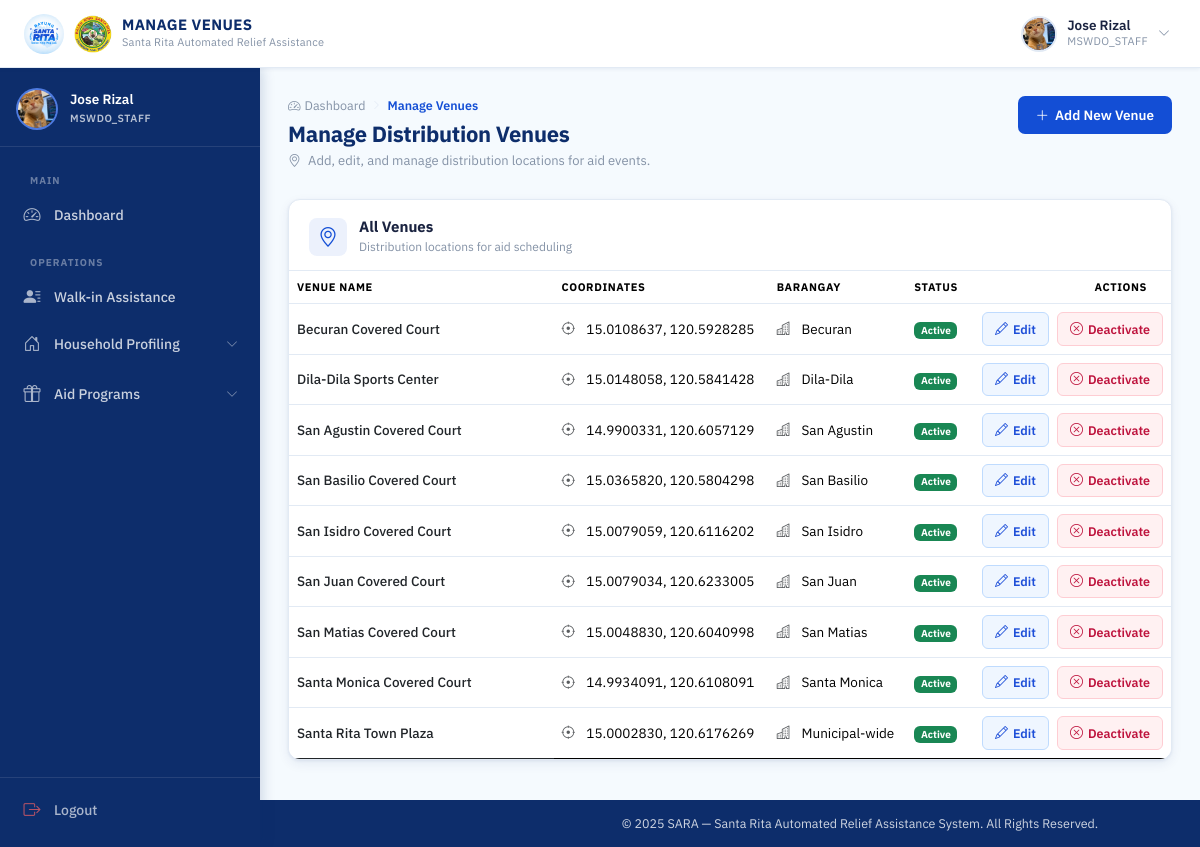
Screenshot of /mswdo/venues/ (signed in) with the database file from the repository.
### accounts/models.py (models this page shows, shortened)
class User(AbstractUser):
    ROLE_CHOICES = (
        ('MSWDO', 'MSWDO Admin'),
        ('MSWDO_STAFF', 'MSWDO Staff'),
        ('BARANGAY', 'Barangay Admin'),
    )
    email = models.EmailField(unique=True)
    role = models.CharField(max_length=20, choices=ROLE_CHOICES)
    barangay = models.ForeignKey(
        'Barangay', on_delete=models.SET_NULL, blank=True, null=True, related_name='users'
    )
    is_active = models.BooleanField(default=True)
    middle_name = models.CharField(max_length=150, blank=True)
    suffix = models.CharField(max_length=10, blank=True, null=True)
    position = models.CharField(max_length=100, blank=True)
    birth_place = models.CharField(max_length=200, blank=True)
    CIVIL_STATUS_CHOICES = (
        ('SINGLE', 'Single'),
        ('MARRIED', 'Married'),
        ('WIDOWED', 'Widowed'),
        ('SEPARATED', 'Separated'),
        ('ANNULLED', 'Annulled'),
    )
    civil_status = models.CharField(max_length=20, choices=CIVIL_STATUS_CHOICES, blank=True)
    citizenship = models.CharField(max_length=100, blank=True, default='Filipino')
    must_change_password = models.BooleanField(default=False)
    SEX_CHOICES = (
        ('M', 'Male'),
        ('F', 'Female'),
    )
    sex = models.CharField(max_length=1, choices=SEX_CHOICES, blank=True)
    birthdate = models.DateField(blank=True, null=True)
    contact_number = models.CharField(
        max_length=13,
        blank=True,
        validators=[
            RegexValidator(
                regex=r'^(09|\+639)\d{9}$',
                message="Phone number must be entered in the format: '09XXXXXXXXX' or '+639XXXXXXXXX'."
            )
        ]
    )
    profile_image = models.ImageField(upload_to=user_profile_image_path, blank=True, null=True)

class Barangay(models.Model):
    name = models.CharField(max_length=100, unique=True)

### distribution/models.py (models this page shows, shortened)
class DistributionVenue(models.Model):
    name = models.CharField(max_length=255, help_text="Venue name (e.g., Santa Rita Town Plaza)")
    latitude = models.DecimalField(max_digits=10, decimal_places=7, help_text="Latitude coordinate")
    longitude = models.DecimalField(max_digits=10, decimal_places=7, help_text="Longitude coordinate")
    barangay = models.ForeignKey(
        Barangay,
        on_delete=models.SET_NULL,
        null=True,
        blank=True,
        help_text="Associated barangay (optional - some venues like town plaza are municipal-wide)"
    )
    is_active = models.BooleanField(default=True, help_text="Active venues appear in location picker. Deactivate instead of deleting to preserve history.")
    created_at = models.DateTimeField(auto_now_add=True)
    updated_at = models.DateTimeField(auto_now=True)
    class Meta:
        ordering = ['name']
        verbose_name = 'Distribution Venue'
        verbose_name_plural = 'Distribution Venues'

### distribution/views.py (the view)
# urls.py: path('mswdo/venues/', views.venue_list, name='venue_list'),
@login_required
@session_protected
def venue_list(request):
    if request.user.role not in ('MSWDO', 'MSWDO_STAFF'):
        return HttpResponseForbidden("Access Denied")
    venues = DistributionVenue.objects.select_related('barangay').all()
    return render(request, 'distribution/venue_list.html', {
        'venues': venues,
    })

### accounts/context_processors.py (called while the page is built)
def auth_required(request):
    return {
        'requires_auth': request.user.is_authenticated
    }

### distribution/templates/distribution/venue_list.html (shortened to what this page needs)
{% extends 'base.html' %}
{% load static %}
{% block navbar_title %}MANAGE VENUES{% endblock %}
{% block css %}
<link rel="stylesheet" href="{% static 'css/mswdo_dashboard.css' %}">
<link rel="stylesheet" href="{% static 'css/barangay_accounts.css' %}">
{% endblock %}
{% block content %}
<div class="dash-page-header">
  <div>
    <div class="page-breadcrumb">
      <a href="{% url 'mswdo_dashboard' %}" class="breadcrumb-link">
        <i class="bi bi-speedometer2"></i> Dashboard
      </a>
      <i class="bi bi-chevron-right breadcrumb-sep"></i>
      <span class="breadcrumb-current">Manage Venues</span>
    </div>
    <h1 class="dash-page-title">Manage Distribution Venues</h1>
    <p class="dash-page-sub">
      <i class="bi bi-geo-alt me-1"></i> Add, edit, and manage distribution locations for aid events.
    </p>
  </div>
  <div>
    <a href="{% url 'venue_add' %}" class="btn-dash-primary">
      <i class="bi bi-plus-lg"></i> Add New Venue
    </a>
  </div>
</div>
<div class="dash-panel mt-4">
  <div class="dash-panel__header">
    <div class="dash-panel__header-left">
      <i class="bi bi-geo-alt dash-panel__icon"></i>
      <div>
        <h2 class="dash-panel__title">All Venues</h2>
        <p class="dash-panel__sub">Distribution locations for aid scheduling</p>
      </div>
    </div>
  </div>
  <div class="dash-panel__body p-0">
    <div class="table-responsive">
      <table class="table acct-table mb-0">
        <thead>
          <tr>
            <th class="acct-th" style="width: 30%;">Venue Name</th>
            <th class="acct-th">Coordinates</th>
            <th class="acct-th">Barangay</th>
            <th class="acct-th">Status</th>
            <th class="acct-th text-end pe-4">Actions</th>
          </tr>
        </thead>
        <tbody>
          {% for venue in venues %}
          <tr class="acct-row">
            <td class="acct-td fw-medium text-dark">
              {{ venue.name }}
            </td>
            <td class="acct-td">
              <i class="bi bi-crosshair text-muted me-2"></i>
              {{ venue.latitude }}, {{ venue.longitude }}
            </td>
            <td class="acct-td">
              <i class="bi bi-buildings text-muted me-2"></i>
              {{ venue.barangay.name|default:"Municipal-wide" }}
            </td>
            <td class="acct-td">
              {% if venue.is_active %}
                <span class="badge bg-success">Active</span>
              {% else %}
                <span class="badge bg-secondary">Inactive</span>
              {% endif %}
            </td>
            <td class="acct-td acct-td--actions">
              <div class="acct-actions">
                <a href="{% url 'venue_edit' venue.id %}" class="acct-btn acct-btn--edit">
                  <i class="bi bi-pencil"></i><span>Edit</span>
                </a>
                {% if venue.is_active %}
                  <form action="{% url 'venue_deactivate' venue.id %}" method="post" class="d-inline">
                    <button type="submit" class="acct-btn acct-btn--deactivate" onclick="return confirm('Deactivate this venue? It will no longer appear in location pickers.')">
                      <i class="bi bi-x-circle"></i><span>Deactivate</span>
                    </button>
                  </form>
                {% endif %}
              </div>
            </td>
          </tr>
          {% endfor %}
        </tbody>
      </table>
    </div>
  </div>
</div>
{% endblock %}

### templates/base.html (shortened to what this page needs)
{% load static %}
<!DOCTYPE html>
<html lang="en">
<head>
  <link href="https://cdn.jsdelivr.net/npm/bootstrap@5.3.2/dist/css/bootstrap.min.css" rel="stylesheet">
  <link href="https://cdn.jsdelivr.net/npm/bootstrap-icons@1.11.3/font/bootstrap-icons.min.css" rel="stylesheet">
  <link rel="stylesheet" href="{% static 'css/base.css' %}">
  <link rel="stylesheet" href="{% static 'css/_responsive.css' %}">
  <link rel="stylesheet" href="{% static 'css/scan_rfid.css' %}">
  <link rel="stylesheet" href="{% static 'css/loading_modal.css' %}">
  {% block css %}{% endblock %}
</head>
<body>
  <div class="page-wrapper">
    <nav class="topbar" id="topbar">
      <div class="topbar-left">
        <a class="topbar-brand" href="#">
          <img src="{% static 'images/logo.jpg' %}" alt="SARA Logo" class="topbar-logo">
          <img src="{% static 'images/SRP.png' %}" alt="SRP Logo" class="topbar-logo topbar-logo--srp">
          <div class="topbar-title-group">
            <span class="topbar-title">{% block navbar_title %}SARA SYSTEM{% endblock %}</span>
            <span class="topbar-subtitle">Santa Rita Automated Relief Assistance</span>
          </div>
        </a>
      </div>
      <div class="topbar-right">
        {% if user.is_authenticated %}
        <div class="topbar-user" id="userDropdownToggle">
          <div class="topbar-avatar">
            {% if user.profile_image %}
            <img src="{{ user.profile_image.url }}" alt="{{ user.get_full_name }}">
            {% else %}
            <span class="avatar-initials">
              {{ user.first_name|first|upper }}{{ user.last_name|first|upper }}
            </span>
            {% endif %}
          </div>
          <div class="topbar-user-info">
            <span class="topbar-username">{{ user.get_full_name|default:user.username }}</span>
            <span class="topbar-role">{{ user.role|default:"User" }}</span>
          </div>
          <i class="bi bi-chevron-down topbar-chevron" id="userChevron"></i>
        </div>
        {% endif %}
      </div>
    </nav>
    {% if user.is_authenticated and not hide_sidebar %}
    <aside class="sidebar" id="sidebar">
      <div class="sidebar-header">
        <div class="sidebar-user-card">
          <div class="sidebar-avatar">
            {% if user.profile_image %}
            <img src="{{ user.profile_image.url }}" alt="{{ user.get_full_name }}">
            {% else %}
            <span class="avatar-initials avatar-initials--lg">
              {{ user.first_name|first|upper }}{{ user.last_name|first|upper }}
            </span>
            {% endif %}
          </div>
          <div class="sidebar-user-info">
            <span class="sidebar-username">{{ user.get_full_name|default:user.username }}</span>
            <span class="sidebar-role-badge">{{ user.role|default:"User" }}</span>
          </div>
        </div>
      </div>
      <nav class="sidebar-body">
        <ul class="sidebar-nav">
          {% if user.role == 'MSWDO_STAFF' %}
          <li class="sidebar-section-label">Main</li>
          <li class="sidebar-item">
            <a href="{% url 'staff_dashboard' %}"
              class="sidebar-link {% if request.resolver_match.url_name == 'staff_dashboard' %}active{% endif %}">
              <i class="bi bi-speedometer2"></i>
              <span>Dashboard</span>
            </a>
          </li>
          <li class="sidebar-section-label">Operations</li>
          <li class="sidebar-item">
            <a href="{% url 'staff_walkin' %}"
              class="sidebar-link {% if request.resolver_match.url_name == 'staff_walkin' %}active{% endif %}">
              <i class="bi bi-person-lines-fill"></i>
              <span>Walk-in Assistance</span>
            </a>
          </li>
          <li class="sidebar-item sidebar-item--accordion">
            <button class="sidebar-link sidebar-accordion-btn" data-target="staffHouseholdSubmenu"
              aria-expanded="false">
              <i class="bi bi-house-door"></i>
              <span>Household Profiling</span>
              <i class="bi bi-chevron-down sidebar-arrow"></i>
            </button>
          </li>
          <li class="sidebar-item sidebar-item--accordion">
            <button class="sidebar-link sidebar-accordion-btn" data-target="staffAidSubmenu" aria-expanded="false">
              <i class="bi bi-gift"></i>
              <span>Aid Programs</span>
              <i class="bi bi-chevron-down sidebar-arrow"></i>
            </button>
          </li>
          {% endif %}
        </ul>
      </nav>
      <div class="sidebar-footer">
        <a href="{% url 'logout' %}" class="sidebar-link sidebar-logout">
          <i class="bi bi-box-arrow-right"></i>
          <span>Logout</span>
        </a>
      </div>
    </aside>
    {% endif %}
    <main class="{% if user.is_authenticated and not hide_sidebar %}main-content{% endif %}">
      {% block content %}{% endblock %}
    </main>
    <footer
      class="{% if user.is_authenticated and not hide_sidebar %}footer footer--dashboard{% else %}footer{% endif %}">
      <div class="footer-content">
        <p>&copy; 2025 SARA &mdash; Santa Rita Automated Relief Assistance System. All Rights Reserved.</p>
      </div>
    </footer>
  </div>
</body>
</html>

### static/css/_responsive.css (style rules this page uses)
html, body { overflow-x: hidden; max-width: 100%; }
.page-wrapper, .main-content, .logform, .form-container { max-width: 100%; box-sizing: border-box; }

### static/css/scan_rfid.css (style rules this page uses)
.acct-table th { position: sticky; top: 0; z-index: 10; background: var(--bg-card); }

### static/css/mswdo_dashboard.css (style rules this page uses)
:root { --card-radius: 12px; --panel-radius: 12px; --shadow-card: 0 1px 3px rgba(13, 45, 107, 0.07), 0 4px 12px rgba(13, 45, 107, 0.07); --shadow-hover: 0 4px 18px rgba(13, 45, 107, 0.14); --teal: #0d7377; --teal-light: #e6f4f4; --amber: #b45309; --amber-light: #fef3c7; --green: #166534; --green-light: #dcfce7; --indigo: #3730a3; --indigo-light: #ede9fe; --success: #22A06B; --success-hover: #1C8A5C; --success-bg: rgba(34, 160, 107, 0.08); }
.dash-page-header { display: flex; align-items: flex-start; justify-content: space-between; gap: 16px; margin-bottom: 28px; flex-wrap: wrap; }
.dash-page-title { font-size: 22px; font-weight: 700; color: var(--primary); margin: 0 0 4px; letter-spacing: -0.3px; }
.dash-page-sub { font-size: 13px; color: var(--text-muted); margin: 0; }
.btn-dash-primary { display: inline-flex; align-items: center; gap: 6px; background-color: var(--secondary); color: #fff; border: none; border-radius: 7px; padding: 9px 18px; font-size: 13.5px; font-weight: 600; cursor: pointer; transition: background var(--transition), box-shadow var(--transition); font-family: var(--font); text-decoration: none; }
.dash-panel { background: var(--white); border: 1px solid var(--border); border-radius: var(--panel-radius); box-shadow: var(--shadow-card); overflow: hidden; }
.dash-panel__header { display: flex; align-items: center; justify-content: space-between; padding: 18px 20px 14px; border-bottom: 1px solid var(--border); }
.dash-panel__header-left { display: flex; align-items: center; gap: 12px; }
.dash-panel__icon { font-size: 20px; color: var(--secondary); width: 38px; height: 38px; background: rgba(19, 78, 213, 0.08); border-radius: 8px; display: flex; align-items: center; justify-content: center; flex-shrink: 0; }
.dash-panel__title { font-size: 15px; font-weight: 700; color: var(--text-main); margin: 0 0 2px; line-height: 1.2; }
.dash-panel__sub { font-size: 12px; color: var(--text-muted); margin: 0; }
.dash-panel__body { padding: 20px; }

### static/css/barangay_accounts.css (style rules this page uses)
.page-breadcrumb { display: flex; align-items: center; gap: 6px; margin-bottom: 6px; }
.breadcrumb-link { font-size: 12.5px; color: var(--text-muted); text-decoration: none; display: flex; align-items: center; gap: 4px; transition: color var(--transition); }
.breadcrumb-sep { font-size: 10px; color: var(--border); }
.breadcrumb-current { font-size: 12.5px; color: var(--secondary); font-weight: 600; }
.acct-table { width: 100%; border-collapse: collapse; font-size: 13.5px; }
.acct-th { padding: 12px 16px; font-size: 11px; font-weight: 700; text-transform: uppercase; letter-spacing: 0.6px; color: var(--text-muted); background: #f8fafd; border-bottom: 1px solid var(--border); white-space: nowrap; text-align: left; }
.acct-row { border-bottom: 1px solid var(--border); transition: background var(--transition); }
.acct-row:last-child { border-bottom: none; }
.acct-td { padding: 14px 16px; color: var(--text-main); vertical-align: middle; }
.acct-td--actions { text-align: right; }
.acct-actions { display: flex; align-items: center; justify-content: flex-end; gap: 8px; }
.acct-btn { display: inline-flex; align-items: center; gap: 5px; padding: 6px 12px; border-radius: 6px; font-size: 12.5px; font-weight: 600; text-decoration: none; border: 1.5px solid transparent; transition: background var(--transition), border-color var(--transition), color var(--transition), box-shadow var(--transition); white-space: nowrap; }
.acct-btn i { font-size: 13px; }
.acct-btn--edit { background: #eff6ff; border-color: #bfdbfe; color: #1d4ed8; }
.acct-btn--deactivate { background: #fff1f2; border-color: #fecdd3; color: #be123c; }

### rows the page displays
User: profile_image (picture), get_full_name "Jose Rizal", role "MSWDO_STAFF"
DistributionVenue: name "Becuran Covered Court", latitude "15.0108637", longitude "120.5928285", barangay.name "Becuran", is_active "Active"
DistributionVenue: name "Dila-Dila Sports Center", latitude "15.0148058", longitude "120.5841428", barangay.name "Dila-Dila", is_active "Active"
DistributionVenue: name "San Agustin Covered Court", latitude "14.9900331", longitude "120.6057129", barangay.name "San Agustin", is_active "Active"
DistributionVenue: name "San Basilio Covered Court", latitude "15.0365820", longitude "120.5804298", barangay.name "San Basilio", is_active "Active"
DistributionVenue: name "San Isidro Covered Court", latitude "15.0079059", longitude "120.6116202", barangay.name "San Isidro", is_active "Active"
DistributionVenue: name "San Juan Covered Court", latitude "15.0079034", longitude "120.6233005", barangay.name "San Juan", is_active "Active"
DistributionVenue: name "San Matias Covered Court", latitude "15.0048830", longitude "120.6040998", barangay.name "San Matias", is_active "Active"
DistributionVenue: name "Santa Monica Covered Court", latitude "14.9934091", longitude "120.6108091", barangay.name "Santa Monica", is_active "Active"
DistributionVenue: name "Santa Rita Town Plaza", latitude "15.0002830", longitude "120.6176269", barangay.name "Municipal-wide", is_active "Active"
